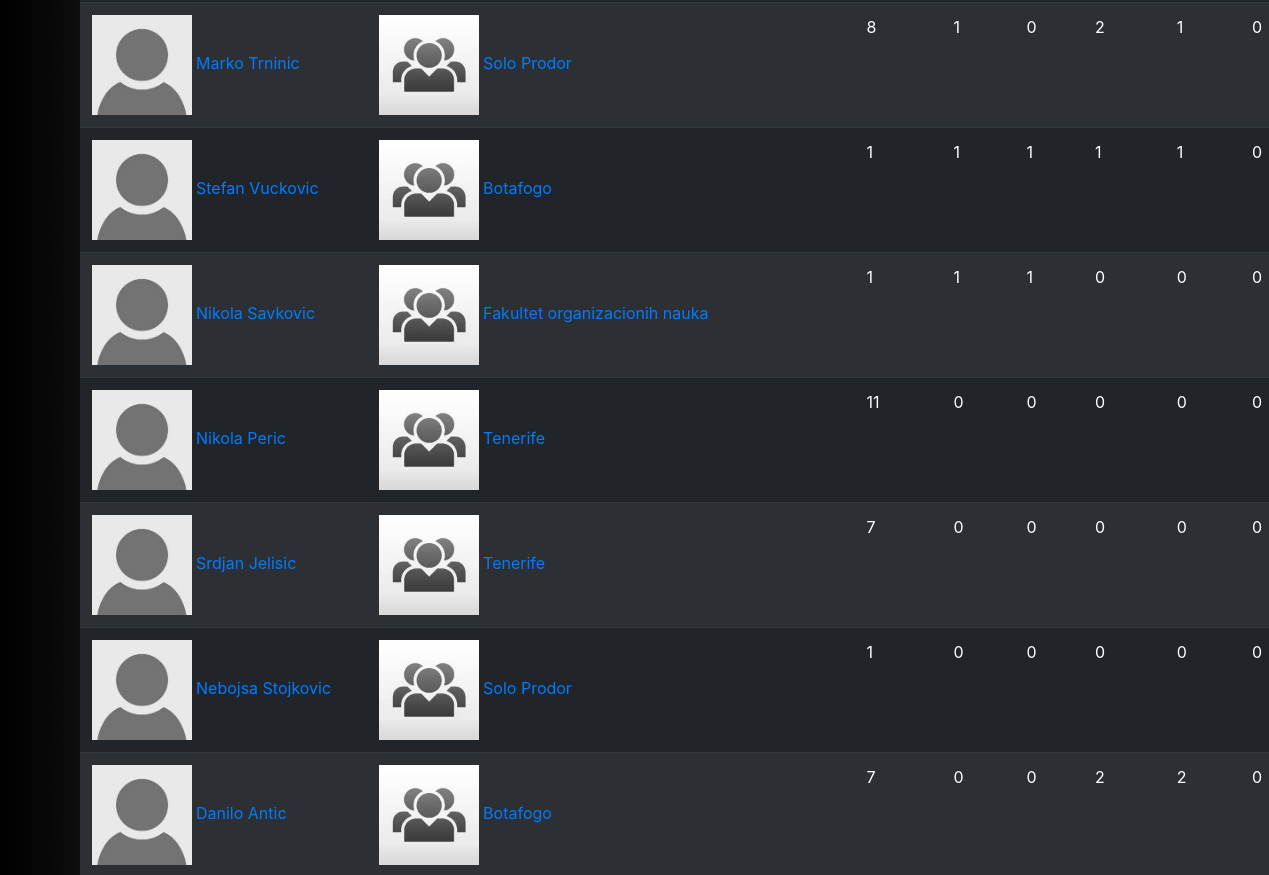
The app's page /standings/bestplayers (middle part), older data.
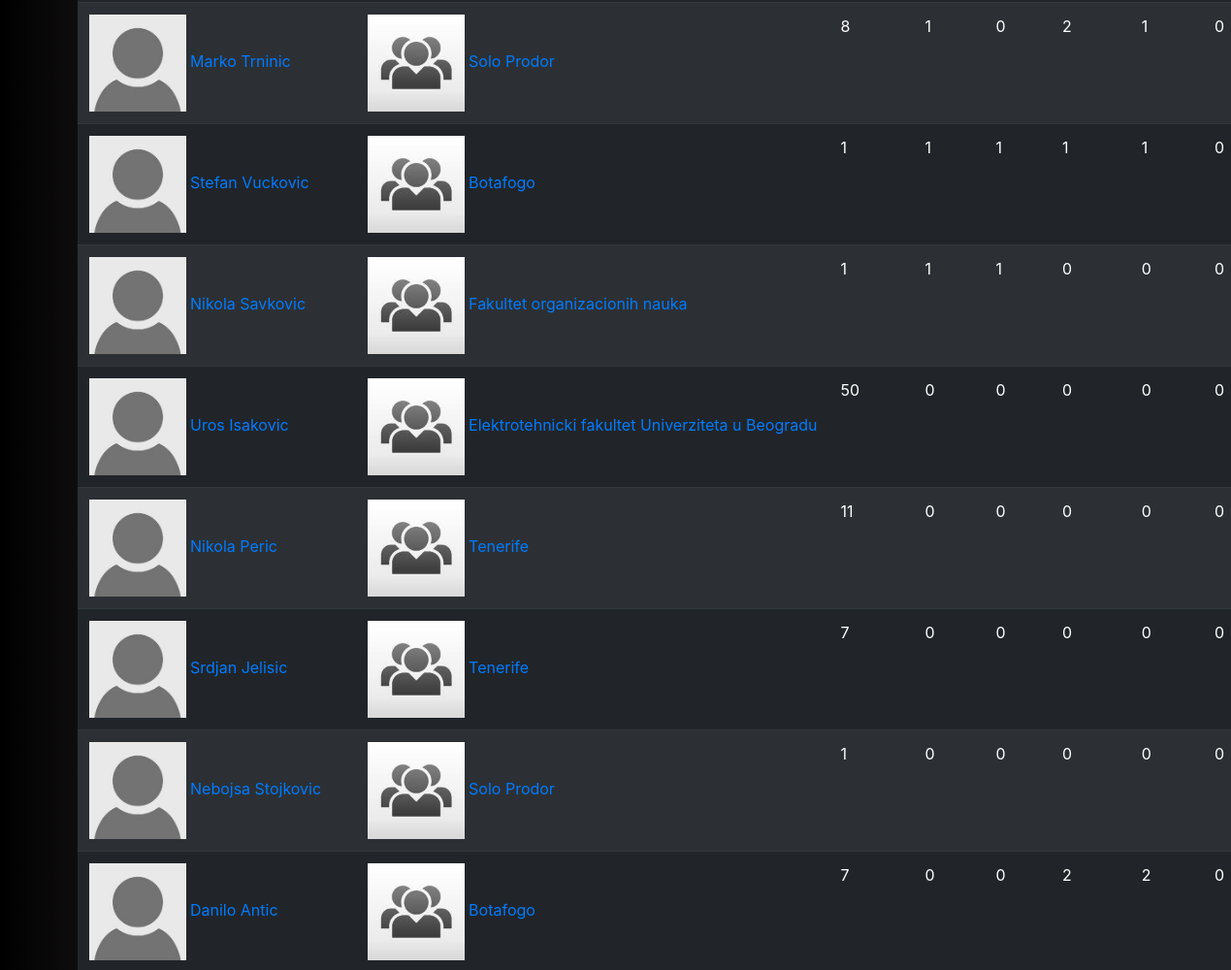
The same page, newer data.
### fuca/models.py (models this page shows, shortened)
class Player(db.Model, UserMixin):
    __tablename__ = 'player'
    id          = db.Column(db.Integer,     primary_key=True)
    name        = db.Column(db.String(100), nullable=False)
    birthdate   = db.Column(db.DateTime,    nullable=False)
    number      = db.Column(db.Integer,     nullable=False)
    image       = db.Column(db.String(20),  nullable=False, default='default.jpg')
    email       = db.Column(db.String(120), unique=True,    nullable=False)
    password    = db.Column(db.String(200))
    registered  = db.Column(db.Boolean, default=False)
    is_admin    = db.Column(db.Boolean, default=False)
    team_id     = db.Column(db.Integer, db.ForeignKey('team.id'), nullable=False)
    statistics  = db.relationship('Statistics', backref='player', lazy=True)
    @property
    def goals(self):
        goals = 0
        for stat in self.statistics:
            goals += stat.goals
        return goals
    @property
    def assists(self):
        assists = 0
        for stat in self.statistics:
            assists += stat.assists
        return assists
    @property
    def red(self):
        red = 0
        for stat in self.statistics:
            red += stat.red
        return red
    @property
    def yellow(self):
        yellow = 0
        for stat in self.statistics:
            yellow += stat.yellow
        return yellow
    @property
    def points(self):
        return self.goals + self.assists - self.yellow - 2 * self.red

class Statistics(db.Model):
    __tablename__ = 'statistics'
    id          = db.Column(db.Integer, primary_key=True)
    goals       = db.Column(db.Integer, nullable=False)
    assists     = db.Column(db.Integer, nullable=False)
    yellow      = db.Column(db.Integer, nullable=False)
    red         = db.Column(db.Integer, nullable=False)
    player_id   = db.Column(db.Integer, db.ForeignKey('player.id'), nullable=False)
    match_id    = db.Column(db.Integer, db.ForeignKey('match.id'),  nullable=False)

### fuca/standings/routes.py (the view)
@scores.route("/bestplayers")
def bestplayers():
    players = Player.query.filter_by(is_admin=False).all()
    players = list(reversed(sorted(players, key=lambda player: player.points)))
    for player in players:
        player.image = url_for('static', filename='images/players/{}'.format(player.image))
        player.team_name = player.team.name
        player.team_logo = url_for('static', filename='images/teams/{}'.format(player.team.logo_image))
    return render_template('standings/best-players.html', players=players, title='Best Players')

### fuca/templates/standings/best-players.html (shortened to what this page needs)
{% extends 'standings/standings-layout.html' %}
{% block standings_content %}
    <table class="table table-dark table-striped table-hover">
        {% for player in players %}
            <tr>
                <td style="white-space:nowrap">
                    <a href="{{ url_for('main.player', id=player.id)}}">
                        <img src="{{ player.image }}" width="100">
                        {{ player.name }}
                    </a>
                </td>
                <td style="white-space:nowrap">
                    <a href="{{ url_for('teams.team', id=player.team_id)}}">
                        <img src="{{ player.team_logo }}" width="100">
                        {{ player.team_name }}
                    </a>
                </td>
                <td>{{ player.number }}</td>
                <td>{{ player.points }}</td>
                <td>{{ player.goals }}</td>
                <td>{{ player.assists }}</td>
                <td>{{ player.yellow }}</td>
                <td>{{ player.red }}</td>
            </tr>
        {% endfor %}
    </table>
{% endblock standings_content %}

Row changes from the older to the newer data that the page shows:
added Player: image (placeholder picture), name "Uros Isakovic", team_name "Elektrotehnicki fakultet Univerziteta u Beogradu", number "50", points "0", goals "0", assists "0", yellow "0", red "0"
